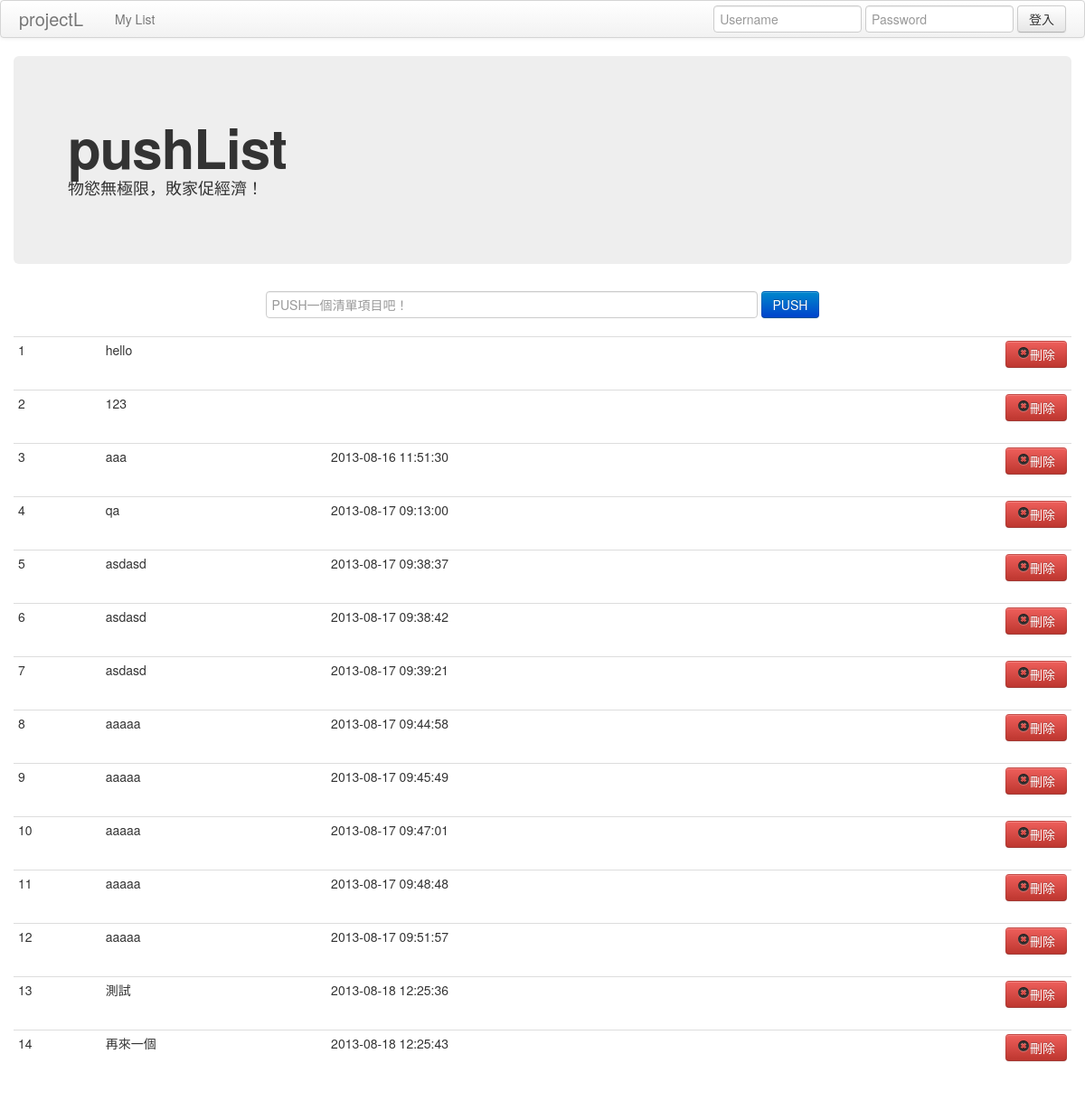
The page /index.php/mylist on the database as committed earlier.
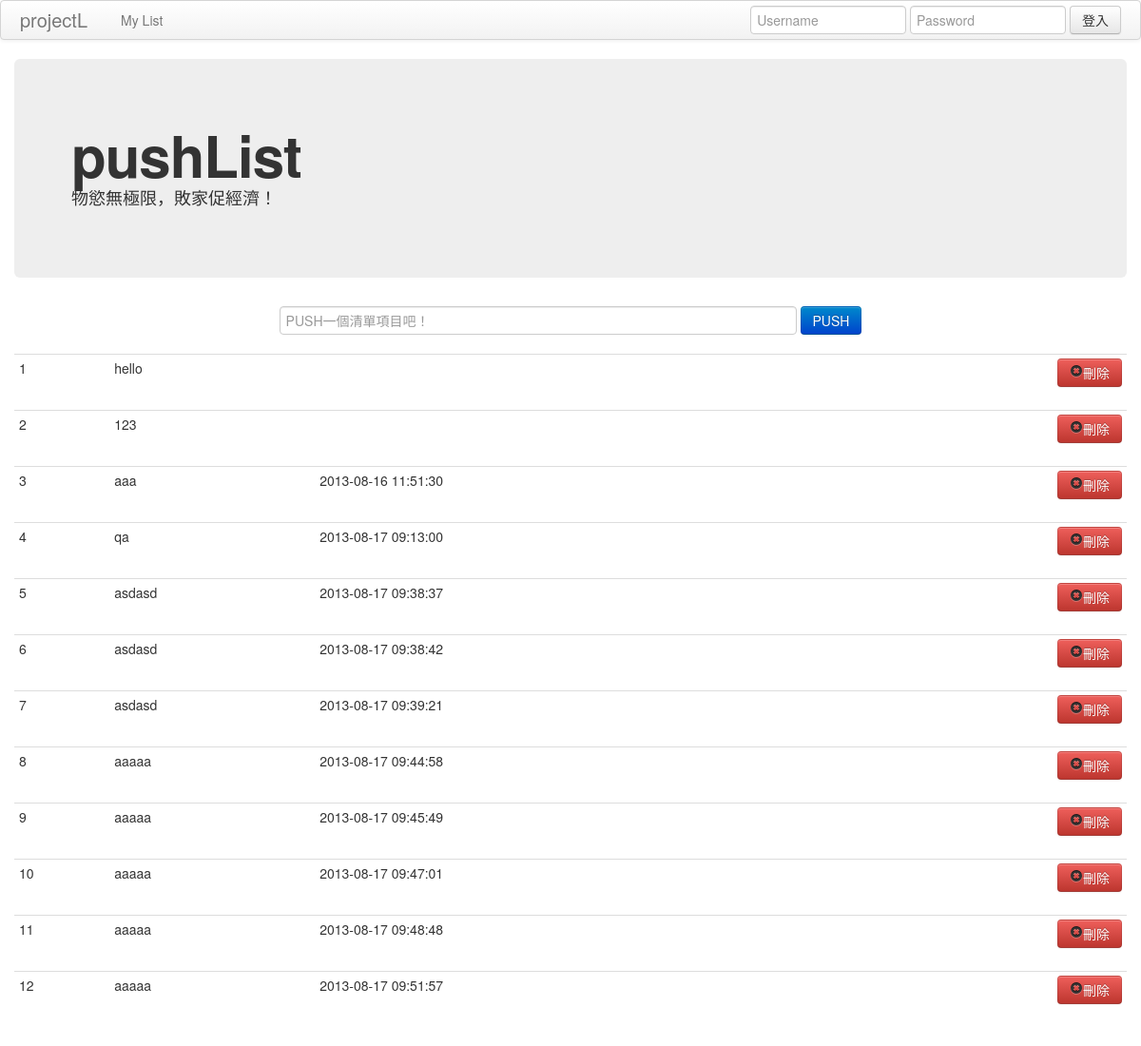
The same page on the database as committed later.
### tables this page shows
CREATE TABLE "list" ("LID" INTEGER PRIMARY KEY  AUTOINCREMENT  NOT NULL  UNIQUE , "title" VARCHAR, "time" DATETIME);

### application/controllers/mylist.php (called while the page is built, shortened)
<?php
	class MyList extends CI_Controller{
		public function __construct(){
			$this->load->model('list_model');
			$this->load->helper(array('url', 'form', 'cookie'));
		}
		public function index(){
			$data['list'] = $this->list_model->get_list();
			$data['customCSS_path'] = base_url('public/css/custom.css');
			$data['bootstrap_path'] = base_url('public/css/bootstrap.css');
			$this->load->view('mylist', $data);
		}
	}
?>

### index.php (called while the page is built, shortened)
<?php
require_once BASEPATH.'core/CodeIgniter.php';

### application/models/list_model.php (called while the page is built, shortened)
<?php
	class List_model extends CI_Model{
		public function get_list(){
			$query = $this->db->get('list');
			return $query->result_array();
		}
	}
?>

### application/views/mylist.php (the view, shortened to what this page needs)
<?php $this->load->view('templates/header'); ?>
	<body>
		<div class="navbar">
			<div class="navbar-inner">
				<a class="brand" href="#">projectL</a>
				<ul class="nav">
					<li><a href="#">My List</a></li>
				</ul>
				<div class="pull-right">
					<?php
						$username = $this->input->cookie('username');
						if($username):
						$attributs = array('class' => 'navbar-form pull-right');
						echo form_open('mylist/logout', $attributs);
					?>
						<button type="submit" class="btn">登出</button>
					</form>
					<?php else: $attributs = array('class' => 'navbar-form pull-right'); echo form_open('mylist/login', $attributs); ?>
						<input name="username" type="text" class="input-medium" placeholder="Username">
						<input name="password" type="password" class="input-medium" placeholder="Password">
						<button type="submit" class="btn">登入</button>
					</form>
					<?php endif; ?>
				</div>
			</div>
		</div>
		<div class="container">
			<div class="hero-unit">
				<h1><?php if($username) echo $username . "'s "; ?>pushList</h1>
				<p>物慾無極限，敗家促經濟！</p>
			</div>
			<?php $attributs = array('class' => 'form-inline text-center'); echo form_open('mylist/push', $attributs); ?>
				<input id="input-push" class="input-xxlarge" name="pushList" type="text" placeholder="PUSH一個清單項目吧！">
				<button id="push_button" type="submit" class="btn btn-primary">PUSH</button>
			</form>
			<table id="list" class="table table-hover table-condensed">
				<?php foreach($list as $list_item): ?>
				<tr id="tr_<?php echo $list_item['LID']; ?>">
					<td><?php echo $list_item['LID']; ?></td>
					<td><?php echo $list_item['title']; ?></td>
					<td><?php echo $list_item['time']; ?></td>
					<td class="td-button">
						<?php echo form_open('mylist/delete');?>
								<button class="btn btn-danger delete_button" type="submit" name="delete" value="<?php echo $list_item['LID']; ?>"><i class="icon-remove-sign"></i>刪除</button>
						</form>
					</td>
				</tr>
				<?php endforeach; ?>
			</table>
		</div>
	</body>
</html>

### application/views/templates/header.php (shortened to what this page needs)
<!DOCTYPE html>
<html>
	<head>
		<link href="<?php echo $customCSS_path; ?>" rel="stylesheet" media="screen" />
		<link href="<?php echo $bootstrap_path; ?>" rel="stylesheet" media="screen" />
	</head>

### public/css/custom.css (style rules this page uses)
.table td.td-button { text-align: right; }

Rows that differ between the two databases and show on the page:
removed list: LID "13", title "測試", time "2013-08-18 12:25:36"
removed list: LID "14", title "再來一個", time "2013-08-18 12:25:43"
